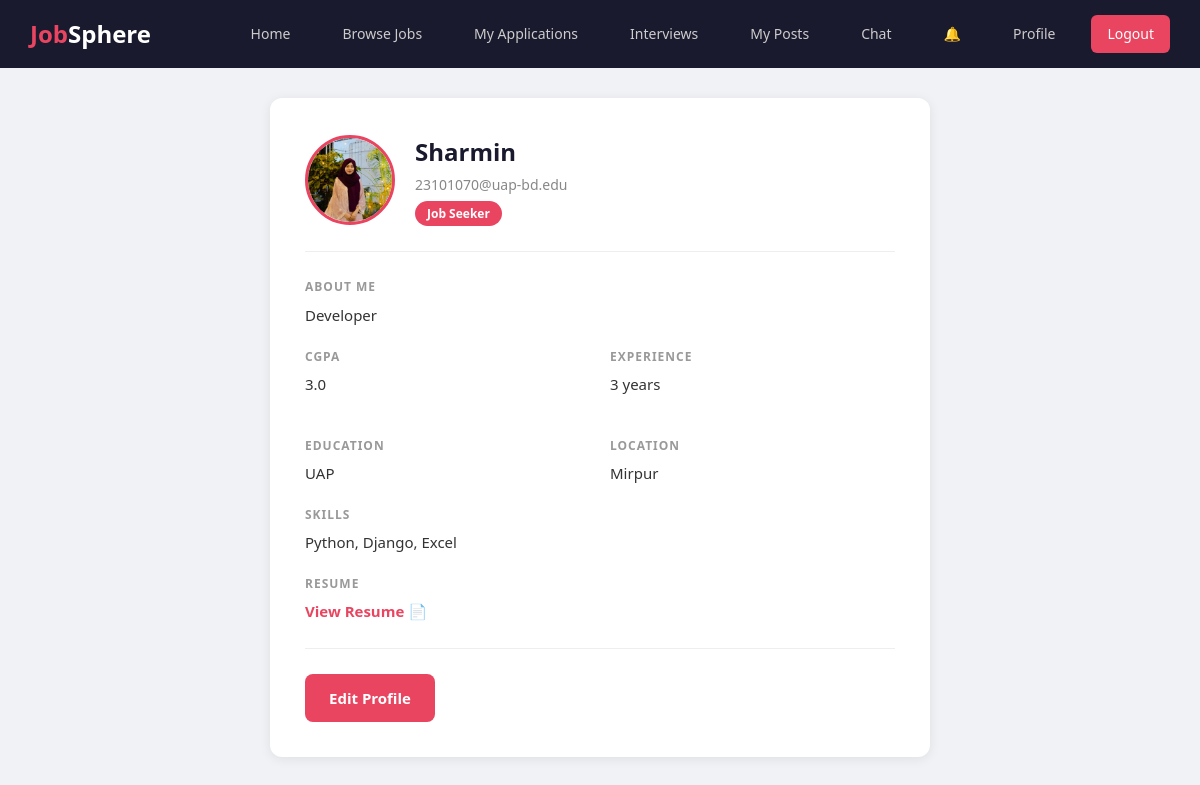
The page /users/profile/seeker/ (signed in) on the database its author committed.
### users/models.py (models this page shows, shortened)
class User(AbstractBaseUser):
    USER_TYPE_CHOICES = [
        ('seeker', 'Job Seeker'),
        ('recruiter', 'Recruiter'),
        ('admin', 'Admin'),
    ]
    email = models.EmailField(unique=True)
    name = models.CharField(max_length=100)
    user_type = models.CharField(max_length=10, choices=USER_TYPE_CHOICES)
    phone_num = models.CharField(max_length=20, blank=True, null=True)
    profile_pic = models.ImageField(upload_to='profile_pics/', blank=True, null=True)
    is_active = models.BooleanField(default=True)
    is_admin = models.BooleanField(default=False)
    is_staff = models.BooleanField(default=False)
    is_superuser = models.BooleanField(default=False)
    objects = UserManager()
    USERNAME_FIELD = 'email'
    REQUIRED_FIELDS = ['name']

class JobSeeker(models.Model):
    user = models.OneToOneField(User, on_delete=models.CASCADE, related_name='seeker_profile')
    bio = models.TextField(blank=True, null=True)
    cgpa = models.FloatField(blank=True, null=True)
    experience_years = models.IntegerField(default=0)
    education = models.CharField(max_length=200, blank=True, null=True)
    career_goals = models.TextField(blank=True, null=True)
    resume = models.FileField(upload_to='resumes/', blank=True, null=True)
    location = models.CharField(max_length=200, blank=True, null=True)
    skills_text = models.TextField(blank=True, null=True)

### users/views.py (the view)
# urls.py: path('profile/seeker/', views.seeker_profile_view, name='seeker_profile'),
def seeker_profile_view(request):
    if not request.user.is_authenticated:
        return redirect('login')
    try:
        seeker = JobSeeker.objects.get(user=request.user)
    except JobSeeker.DoesNotExist:
        return redirect('seeker_onboarding')
    return render(request, 'users/seeker_profile.html', {'seeker': seeker})

### updates/context_processors.py (called while the page is built)
def unread_notifications(request):
    if request.user.is_authenticated:
        count = Notification.objects.filter(user=request.user, is_read=False).count()
        return {'unread_notif_count': count}
    return {'unread_notif_count': 0}

### templates/users/seeker_profile.html (shortened to what this page needs)
{% extends 'base.html' %}
{% block content %}
<div class="profile-container">
    <div class="profile-card">
        <div class="profile-header">
            {% if user.profile_pic %}
                <img src="{{ user.profile_pic.url }}" alt="Profile" class="profile-avatar">
            {% else %}
                <div class="profile-avatar-placeholder">{{ user.name|first }}</div>
            {% endif %}
            <div>
                <div class="profile-name">{{ user.name }}</div>
                <div class="profile-email">{{ user.email }}</div>
                <span class="profile-role-badge">Job Seeker</span>
            </div>
        </div>
        {% if seeker.bio %}
        <div class="profile-section">
            <div class="profile-section-title">About Me</div>
            <div class="profile-section-value">{{ seeker.bio }}</div>
        </div>
        {% endif %}
        <div class="profile-grid">
            <div class="profile-section">
                <div class="profile-section-title">CGPA</div>
                <div class="profile-section-value">{{ seeker.cgpa|default:"Not set" }}</div>
            </div>
            <div class="profile-section">
                <div class="profile-section-title">Experience</div>
                <div class="profile-section-value">{{ seeker.experience_years }} year{{ seeker.experience_years|pluralize }}</div>
            </div>
            <div class="profile-section">
                <div class="profile-section-title">Education</div>
                <div class="profile-section-value">{{ seeker.education|default:"Not set" }}</div>
            </div>
            <div class="profile-section">
                <div class="profile-section-title">Location</div>
                <div class="profile-section-value">{{ seeker.location|default:"Not set" }}</div>
            </div>
        </div>
        {% if seeker.skills_text %}
        <div class="profile-section">
            <div class="profile-section-title">Skills</div>
            <div class="profile-section-value">{{ seeker.skills_text }}</div>
        </div>
        {% endif %}
        <div class="profile-section">
            <div class="profile-section-title">Resume</div>
            <div class="profile-section-value">
                {% if seeker.resume %}
                    <a href="{{ seeker.resume.url }}" target="_blank" class="resume-link">View Resume &#128196;</a>
                {% else %}
                    No resume uploaded
                {% endif %}
            </div>
        </div>
        <div class="profile-actions">
            <a href="{% url 'seeker_profile_edit' %}" class="btn btn-primary" style="width: auto;">Edit Profile</a>
        </div>
    </div>
</div>
{% endblock %}

### rows shown on the page
User: profile_pic (picture), name "Sharmin", email "23101070@uap-bd.edu"
JobSeeker: bio "Developer", cgpa "3.0", experience_years "3", education "UAP", location "Mirpur", skills_text "Python, Django, Excel"
